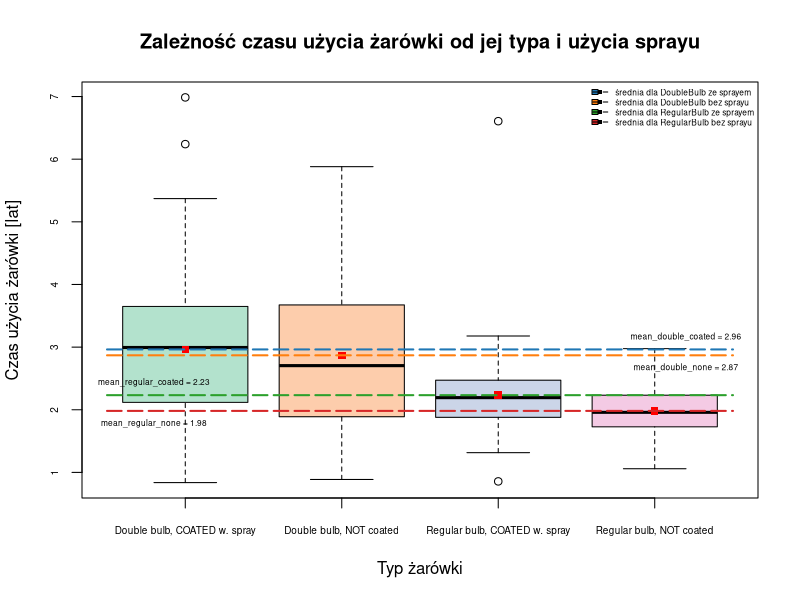
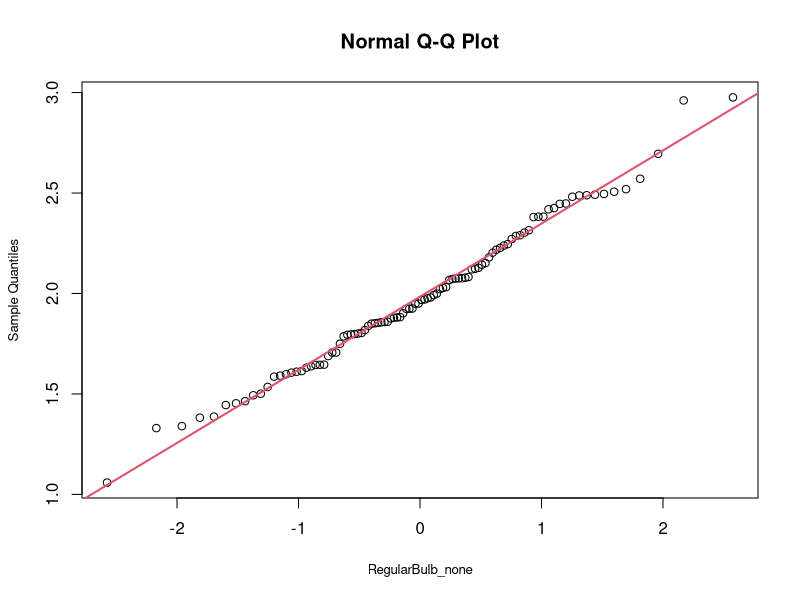
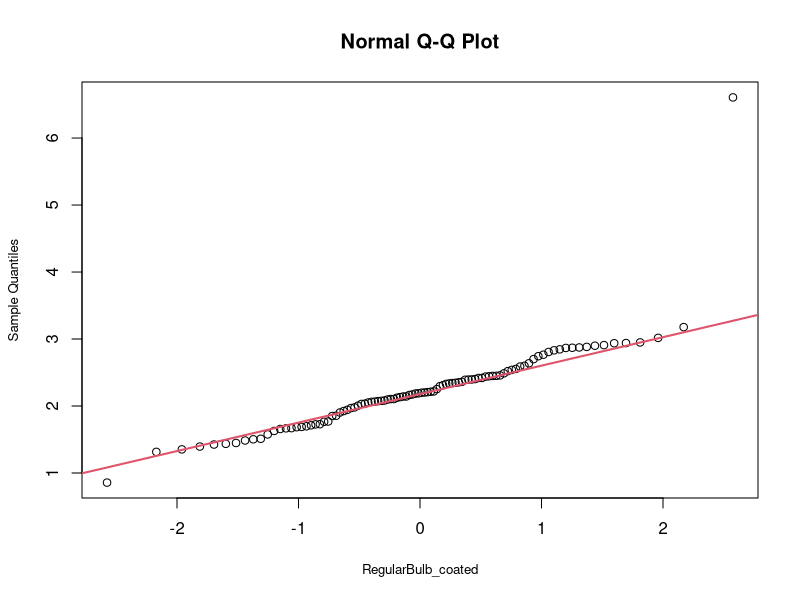
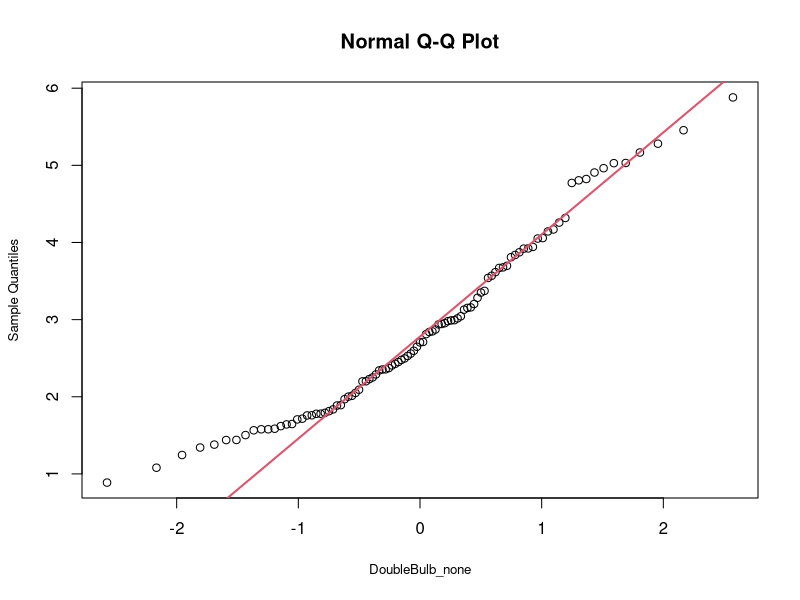
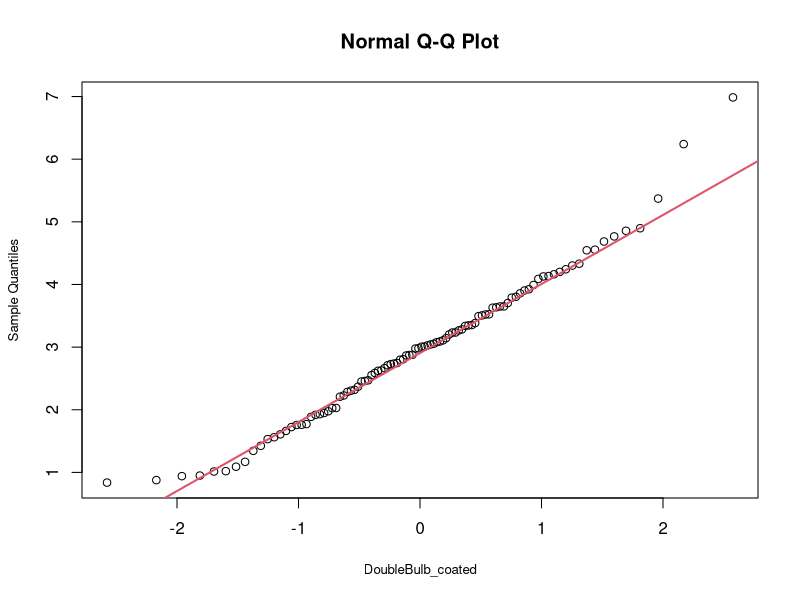
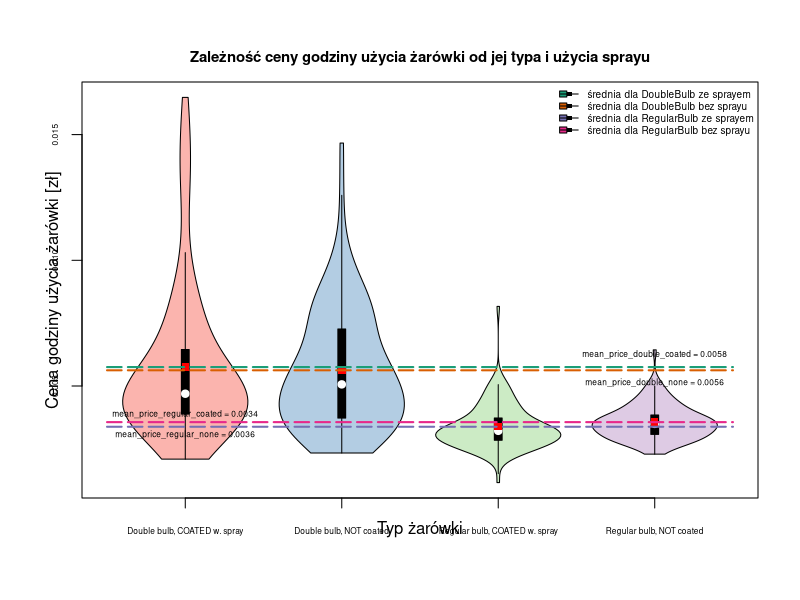
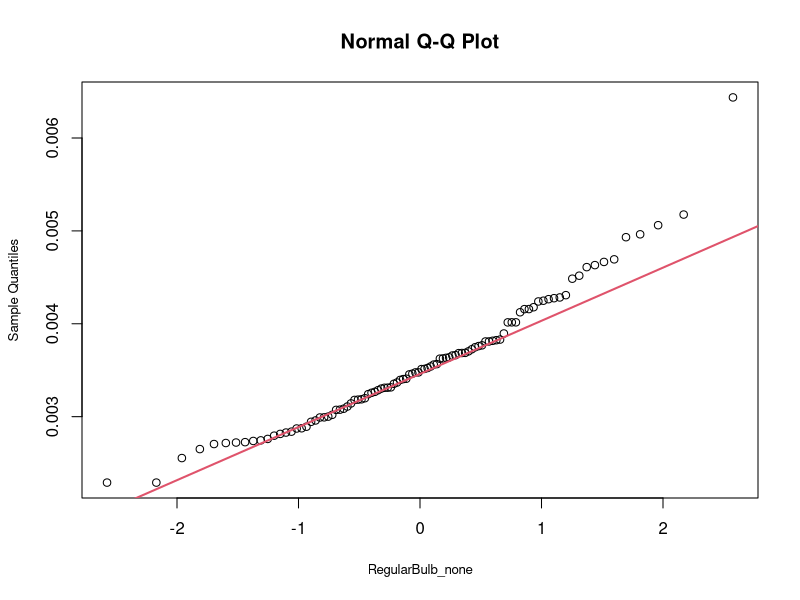
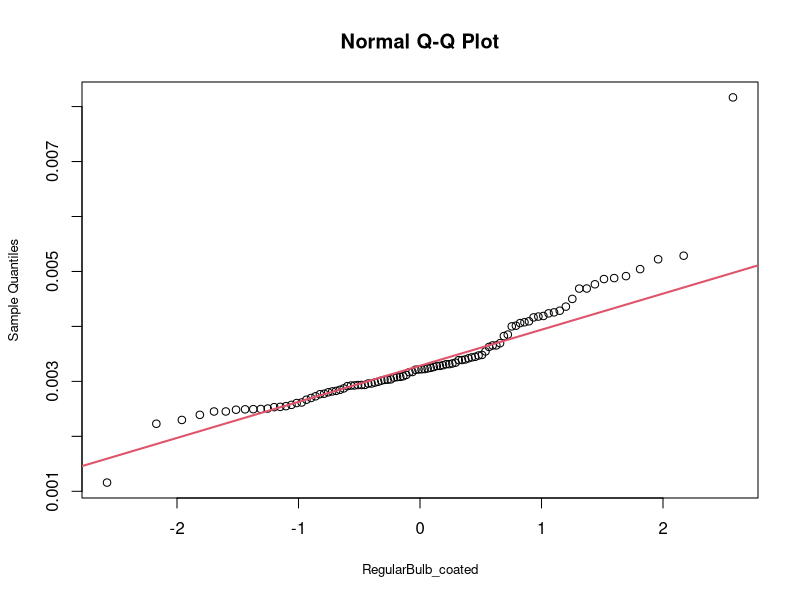

Write R code to recreate these figures, in order.
## ---- chunk 1
knitr::opts_chunk$set(echo = TRUE)
## ---- chunk 2
bulbsdata <- read.csv("bulbs.csv", sep = ";")
## ---- chunk 3
print(str(bulbsdata))
## ---- chunk 4
print(summary(bulbsdata))
## ---- chunk 5
colSums(is.na(bulbsdata))
## ---- chunk 6
spray_price_PLN <- as.numeric(bulbsdata[401, 2])
print(spray_price_PLN)
## ---- chunk 7
bulbsdata <- bulbsdata[c(-401, -263), -5]
## ---- chunk 8
bulbsdata$bulb_life_in_years <- (bulbsdata$time_in_hours / 4) / 365
print(head(bulbsdata))
## ---- chunk 9
bulbsdata$type_sprayed <- paste(bulbsdata$product_type, bulbsdata$sprayed, sep = "_")
bulbsdata$type_sprayed <- gsub("regular bulb", "RegularBulb", bulbsdata$type_sprayed)
bulbsdata$type_sprayed <- gsub("CoatItYourself", "coated", bulbsdata$type_sprayed)
bulbsdata$sprayed <- gsub("CoatItYourself", "coated", bulbsdata$sprayed)
## ---- chunk 10
bulbsdata$type_sprayed <- as.factor(bulbsdata$type_sprayed)
bulb_types_list <- lapply(levels(bulbsdata$type_sprayed), function(x) {
  bulbsdata[ bulbsdata[, "type_sprayed"] == x, "bulb_life_in_years"]
})
names(bulb_types_list) <- levels(bulbsdata$type_sprayed)
lapply(bulb_types_list, head)
## ---- chunk 11
boxplot(bulb_types_list,
        names = c("Double bulb, COATED w. spray",
                  "Double bulb, NOT coated",
                  "Regular bulb, COATED w. spray",
                  "Regular bulb, NOT coated"),
        cex.axis = 0.6,
        col = palette.colors(palette = "Pastel 2")[1:4],
        main = "Zależność czasu użycia żarówki od jej typa i użycia sprayu",
        ylab = "Czas użycia żarówki [lat]",
        xlab = "Typ żarówki")

#Narysujemy na wykresie punkty, oznaczające wartości średnich, oraz poziome linie przez nich
for (i in 1:4) {
  points(i, mean(bulb_types_list[[i]]), col = "red", pch = 15)
}

for (i in 1:4) {
  lines(c(0.5, 4.5), c(mean(bulb_types_list[[i]]), mean(bulb_types_list[[i]])),
        col = palette.colors(palette = "Classic Tableau")[1:4][[i]],
        lty = "longdash",
        lwd = 2)
}

#Dodajemy legendę
legend("topright",
       legend = c("średnia dla DoubleBulb ze sprayem",
                  "średnia dla DoubleBulb bez sprayu",
                  "średnia dla RegularBulb ze sprayem",
                  "średnia dla RegularBulb bez sprayu"),
       lty = "longdash",
       pch = 15,
       fill = palette.colors(palette = "Classic Tableau")[1:4],
       cex = 0.5,
       bty = "n")

#Dodatkowe zmienne pomocnicze
mean_double_coated <- mean(bulb_types_list$DoubleBulb_coated)
mean_double_none <- mean(bulb_types_list$DoubleBulb_none)
mean_regular_coated <- mean(bulb_types_list$RegularBulb_coated)
mean_regular_none <- mean(bulb_types_list$RegularBulb_none)

#Podpisujemy linie
text(4.2, mean_double_coated + 0.2,
     paste("mean_double_coated =",
           round(mean_double_coated,
                 digits = 2)),
     cex = 0.5)
text(4.2, mean_double_none - 0.2,
     paste("mean_double_none =",
           round(mean_double_none,
                 digits = 2)),
     cex = 0.5) 
text(0.8, mean_regular_coated + 0.2,
     paste("mean_regular_coated =",
           round(mean_regular_coated,
                 digits = 2)),
     cex = 0.5) 
text(0.8, mean_regular_none - 0.2,
     paste("mean_regular_none =",
           round(mean_regular_none,
                 digits = 2)),
     cex = 0.5) 
## ---- chunk 12
for (q1 in c("RegularBulb_none", "RegularBulb_coated", "DoubleBulb_none", "DoubleBulb_coated")) {
  qqnorm(bulb_types_list[[q1]], xlab = q1, cex.lab = 0.8)
  qqline(bulb_types_list[[q1]], col = 2, lwd = 2)
}
  
## ---- chunk 13
alpha <- 0.05 #przyjmujemy taki poziom istotności

for (comparison_sample1 in c("RegularBulb_coated", "RegularBulb_none")) {
  longevity_test1 <- t.test(bulb_types_list$DoubleBulb_none,
                           bulb_types_list[[comparison_sample1]],
                           alternative = "greater")
  print(paste("Uzyskano p-wartość:", longevity_test1$p.value))
  if (longevity_test1$p.value <= alpha) {
    print(paste("Czas użycia niesprayowanej Double bulb jest większy niż", comparison_sample1))
  } else {
    print(paste("Nie można odrzucić hipotezy zerowej dla testu z", comparison_sample1))
  }
}
## ---- chunk 14
for (comparison_sample2 in c("RegularBulb_coated", "RegularBulb_none")) {
  longevity_test2 <- t.test(bulb_types_list$DoubleBulb_coated,
                           bulb_types_list[[comparison_sample2]],
                           alternative = "greater")
  print(paste("Uzyskano p-wartość:", longevity_test2$p.value))
  if (longevity_test2$p.value <= alpha) {
    print(paste("Czas użycia sprayowanej Double bulb jest większy niż", comparison_sample2))
  } else {
    print(paste("Nie można odrzucić hipotezy zerowej dla testu z", comparison_sample2))
  }
}
## ---- chunk 15
average_life_means <- aggregate(bulb_life_in_years ~ product_type + sprayed, data = bulbsdata, mean)
print(average_life_means)
## ---- chunk 16
spray_test_double <- t.test(bulb_types_list$DoubleBulb_coated,
                            bulb_types_list$DoubleBulb_none,
                            alternative = "greater")
  print(paste("Uzyskano p-wartość:", spray_test_double$p.value))

#poziom istotności jest poprzedni
  if (spray_test_double$p.value <= alpha) {
    print(paste("Spray zwiększa czas działania żarówki o podwójnej bańce"))
  } else {
    print(paste("Nie można odrzucić hipotezy zerowej"))
  }
## ---- chunk 17
spray_test_regular <- t.test(bulb_types_list$RegularBulb_coated,
                             bulb_types_list$RegularBulb_none,
                             alternative = "greater")
  print(paste("Uzyskano p-wartość:", spray_test_regular$p.value))

#poziom istotności poprzedni
  if (spray_test_regular$p.value <= alpha) {
    print(paste("Spray zwiększa czas działania zwykłej żarówki o pojedyncze bańce"))
  } else {
    print(paste("Nie można odrzucić hipotezy zerowej"))
  }
## ---- chunk 18
bulbsdata$price_per_hour_PLN <- bulbsdata$price_in_PLN / bulbsdata$time_in_hours
print(head(bulbsdata$price_per_hour_PLN[bulbsdata$sprayed == "none"]))
## ---- chunk 19
price_per_spraypuff_PLN <- spray_price_PLN / round(sum(bulbsdata$time_in_hours[bulbsdata$sprayed == "coated"]), digits = 0)
print(price_per_spraypuff_PLN)
## ---- chunk 20
bulbsdata$price_per_hour_PLN[bulbsdata$sprayed == "coated"] <- (bulbsdata$price_in_PLN[bulbsdata$sprayed == "coated"] + price_per_spraypuff_PLN * bulbsdata$time_in_hours[bulbsdata$sprayed == "coated"]) / bulbsdata$time_in_hours[bulbsdata$sprayed == "coated"]
print(head(bulbsdata$price_per_hour_PLN[bulbsdata$sprayed == "coated"]))
## ---- chunk 21
bulb_prices_list <- lapply(levels(bulbsdata$type_sprayed), function(x) {
  bulbsdata[ bulbsdata[, "type_sprayed"] == x, "price_per_hour_PLN"]
})
names(bulb_prices_list) <- levels(bulbsdata$type_sprayed)
lapply(bulb_prices_list, head)
## ---- chunk 22
library(vioplot)

vioplot(bulb_prices_list,
        names = c("Double bulb, COATED w. spray",
                  "Double bulb, NOT coated",
                  "Regular bulb, COATED w. spray",
                  "Regular bulb, NOT coated"),
        cex.axis = 0.5,
        col = palette.colors(palette = "Pastel 1")[1:4],
        main = "Zależność ceny godziny użycia żarówki od jej typa i użycia sprayu",
        cex.main = 0.9,
        ylab = "Cena godziny użycia żarówki [zł]",
        xlab = "Typ żarówki")

#Narysujemy na wykresie punkty, oznaczające wartości średnich, oraz poziome linie przez nich
for (i in 1:4) {
  points(i, mean(bulb_prices_list[[i]]), col = "red", pch = 15)
}

for (i in 1:4) {
  lines(c(0.5, 4.5), c(mean(bulb_prices_list[[i]]), mean(bulb_prices_list[[i]])),
        col = palette.colors(palette = "Dark 2")[1:4][[i]],
        lty = "longdash",
        lwd = 2)
}

#Dodajemy legendę
legend("topright",
       legend = c("średnia dla DoubleBulb ze sprayem",
                  "średnia dla DoubleBulb bez sprayu",
                  "średnia dla RegularBulb ze sprayem",
                  "średnia dla RegularBulb bez sprayu"),
       lty = "longdash",
       pch = 15,
       fill = palette.colors(palette = "Dark 2")[1:4],
       cex = 0.6,
       bty = "n")

#Dodatkowe zmienne pomocnicze
mean_price_double_coated <- mean(bulb_prices_list$DoubleBulb_coated)
mean_price_double_none <- mean(bulb_prices_list$DoubleBulb_none)
mean_price_regular_coated <- mean(bulb_prices_list$RegularBulb_coated)
mean_price_regular_none <- mean(bulb_prices_list$RegularBulb_none)

#Podpisujemy linie
text(4, mean_price_double_coated + 0.0005,
     paste("mean_price_double_coated =",
           round(mean_price_double_coated,
                 digits = 4)),
     cex = 0.5)
text(4, mean_price_double_none - 0.0005,
     paste("mean_price_double_none =",
           round(mean_price_double_none,
                 digits = 4)),
     cex = 0.5) 
text(1, mean_price_regular_coated + 0.0005,
     paste("mean_price_regular_coated =",
           round(mean_price_regular_coated,
                 digits = 4)),
     cex = 0.5) 
text(1, mean_price_regular_none - 0.0005,
     paste("mean_price_regular_none =",
           round(mean_price_regular_none,
                 digits = 4)),
     cex = 0.5) 
## ---- chunk 23
for (q2 in c("RegularBulb_none", "RegularBulb_coated", "DoubleBulb_none", "DoubleBulb_coated")) {
  qqnorm(bulb_prices_list[[q2]], xlab = q2, cex.lab = 0.8)
  qqline(bulb_prices_list[[q2]], col = 2, lwd = 2)
}
## ---- chunk 24
for (comparison_sample3 in c("DoubleBulb_coated", "DoubleBulb_none", "RegularBulb_coated")) {
  econ_test <- wilcox.test(bulb_prices_list$RegularBulb_none,
                           bulb_prices_list[[comparison_sample3]],
                           alternative = "greater")
  print(paste("Uzyskano p-wartość:", econ_test$p.value))

#poziom istotności ten sam
  if (econ_test$p.value <= alpha) {
    print(paste("Użycie", comparison_sample3, "ma sens ekonomiczny"))
  } else {
    print(paste("Nie można odrzucić hipotezy zerowej dla testu z", comparison_sample3))
  }
}
## ---- chunk 25
choose_double_test <- wilcox.test(bulb_prices_list$DoubleBulb_coated,
                             bulb_prices_list$DoubleBulb_none,
                             alternative = "greater")
  print(paste("Uzyskano p-wartość:", choose_double_test$p.value))

#poziom istotności ten sam
  if (choose_double_test$p.value <= alpha) {
    print(paste("Sprayowanie Double bulb ma sens ekonomiczny"))
  } else {
    print(paste("Nie można odrzucić hipotezy zerowej"))
  }
## ---- chunk 26
house_bulbs_num <- 20
replace_times <- length(bulbsdata$sprayed[bulbsdata$sprayed == "coated"]) / house_bulbs_num
## ---- chunk 27
spraypack_using_speed <- average_life_means$bulb_life_in_years[average_life_means$sprayed == "coated"] * replace_times
average_life_means$product_type <- as.factor(average_life_means$product_type)
names(spraypack_using_speed) <- levels(average_life_means$product_type)
print(spraypack_using_speed)
## ---- chunk 28
sessionInfo()
